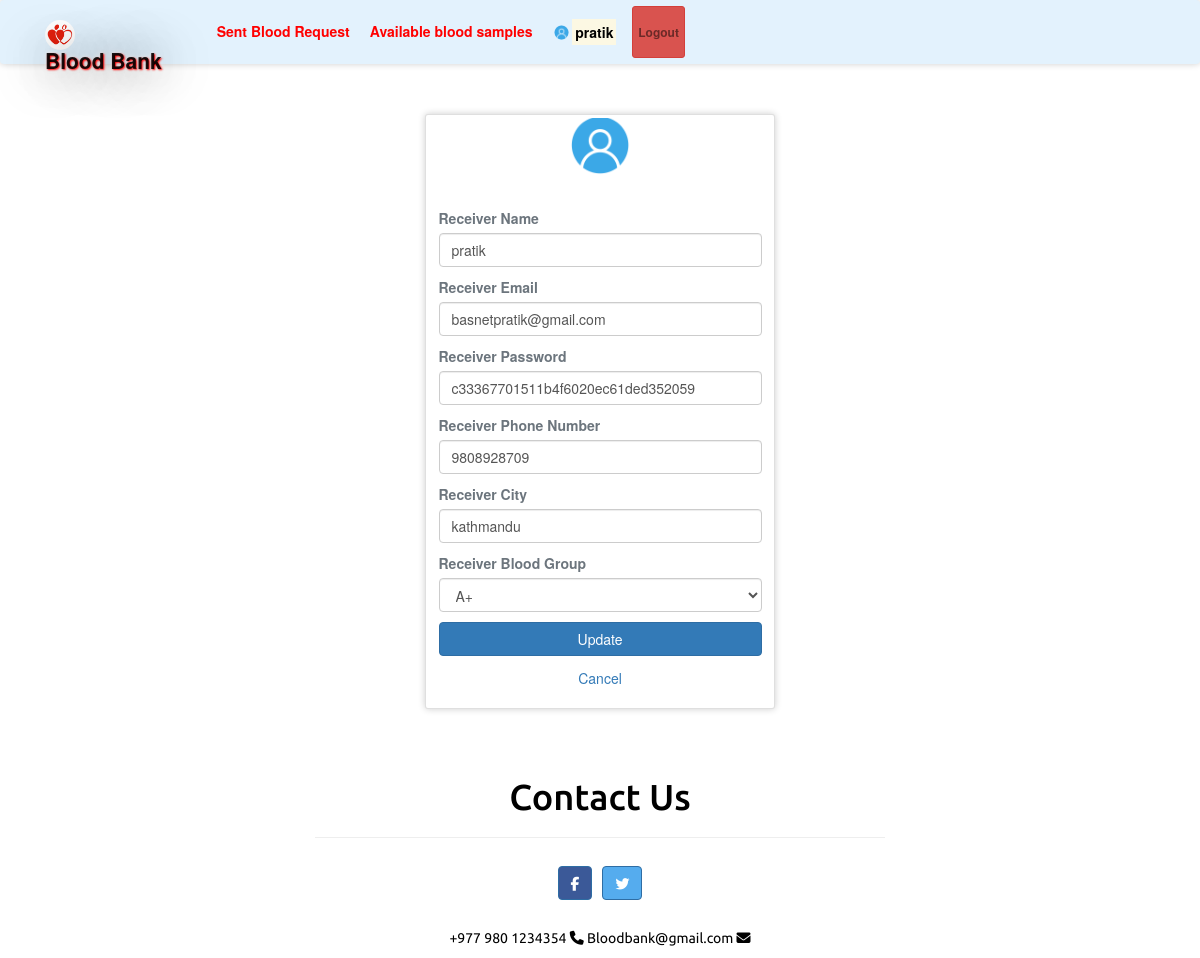
The app's page /rprofile.php (signed in) with its own data.
### tables this page shows
CREATE TABLE `receivers` (
  `id` int(11) NOT NULL,
  `rname` varchar(100) NOT NULL,
  `remail` varchar(100) NOT NULL,
  `rpassword` varchar(100) NOT NULL,
  `rphone` varchar(100) NOT NULL,
  `rbg` varchar(10) NOT NULL,
  `rcity` varchar(100) NOT NULL
);

### rprofile.php (the view, shortened to what this page needs)
<?php
require 'file/connection.php';
if(!isset($_SESSION['rid']))
{
  header('location:login.php');
}
else {
	if(isset($_SESSION['rid'])){
		$id=$_SESSION['rid'];
		$sql = "SELECT * FROM receivers WHERE id='$id'";
		$result = mysqli_query($conn, $sql);
		$row = mysqli_fetch_array($result);
	}
}
?>
<!DOCTYPE html>
<html>
<?php require 'head.php';?>
<body>
	<?php require 'header.php'; ?>
	<div class="container cont">
		<div class="row justify-content-center">
			<div class="col-lg-4 col-md-6 col-sm-8 mb-5">
				<div class="card">
					<div class="media justify-content-center mt-1">
						<img src="image/user.png" alt="profile" class="rounded-circle" width="60" height="60">
					</div>
					<div class="card-body">
					   <form action="file/updateprofile.php" method="post">
					   	<label class="text-muted font-weight-bold" class="text-muted font-weight-bold">Receiver Name</label>
						<input type="text" name="rname" value="<?php echo $row['rname']; ?>" class="form-control mb-3">
						<label class="text-muted font-weight-bold" class="text-muted font-weight-bold">Receiver Email</label>
						<input type="email" name="remail" value="<?php echo $row['remail']; ?>" class="form-control mb-3">
						<label class="text-muted font-weight-bold" class="text-muted font-weight-bold">Receiver Password</label>
						<input type="text" name="rpassword" value="<?php echo $row['rpassword']; ?>" class="form-control mb-3">
						<label class="text-muted font-weight-bold" class="text-muted font-weight-bold">Receiver Phone Number</label>
						<input type="text" name="rphone" value="<?php echo $row['rphone']; ?>" class="form-control mb-3">
						<label class="text-muted font-weight-bold" class="text-muted font-weight-bold">Receiver City</label>
						<input type="text" name="rcity" value="<?php echo $row['rcity']; ?>" class="form-control mb-3">
						<label class="text-muted font-weight-bold" class="text-muted font-weight-bold">Receiver Blood Group</label>
						<select class="form-control mb-3" name="bg" required>
                             <option selected><?php echo $row['rbg']; ?></option>
                        </select>
						<input type="submit" name="update" class="btn btn-block btn-primary" value="Update">
					   </form>
					</div>
					<a href="index.php" class="text-center">Cancel</a><br>
				</div>
			</div>
		</div>
	</div>
	<?php require 'footer.php'; ?>
</body>
</html>

### css/st.css (style rules this page uses)
.cont { padding-top: 20px; text-align: justify; font-size: 1em; }
.card ,nav, .footer,tr,video { border-radius: 3px; transition: all 200ms ease-out; box-shadow: 0px 0px 7px rgba(0, 0, 0, 0.2); }
.rounded-circle { margin-top: -2.5px; }
form { padding-top: 20px; }
a:link { text-decoration: none; }

### records on screen
receivers: rname "pratik", remail "basnetpratik@gmail.com", rpassword "c33367701511b4f6020ec61ded352059", rphone "9808928709", rcity "kathmandu", bg "A+"

### other values on screen
$_SESSION['rname'] "pratik"
